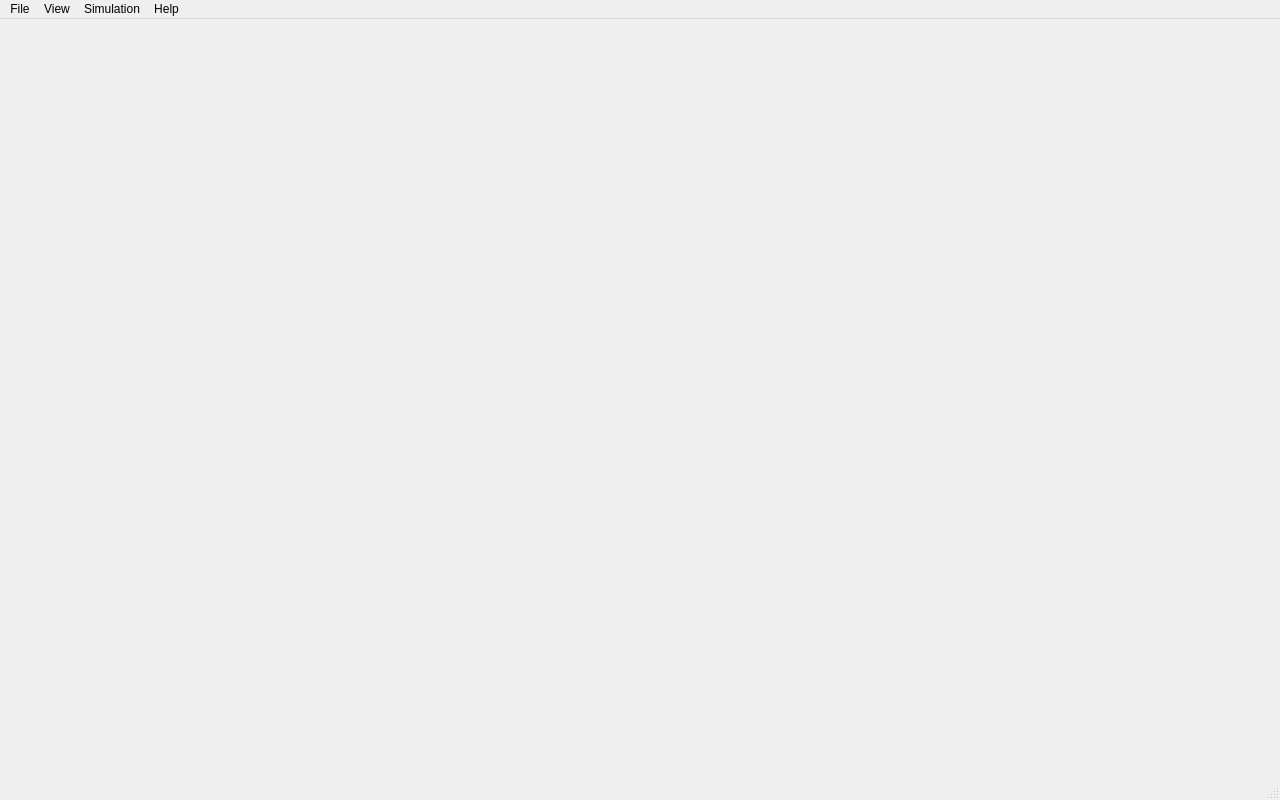
<?xml version="1.0" encoding="UTF-8"?>
<ui version="4.0">
 <class>MainWindow</class>
 <widget class="QMainWindow" name="MainWindow">
  <property name="geometry">
   <rect>
    <x>0</x>
    <y>0</y>
    <width>1280</width>
    <height>800</height>
   </rect>
  </property>
  <property name="windowTitle">
   <string>Spacecraft Attitude Visualization Tool</string>
  </property>
  <widget class="QWidget" name="centralwidget"/>
  <widget class="QMenuBar" name="menubar">
   <property name="geometry">
    <rect>
     <x>0</x>
     <y>0</y>
     <width>1280</width>
     <height>21</height>
    </rect>
   </property>
   <widget class="QMenu" name="menuFile">
    <property name="title">
     <string>File</string>
    </property>
    <addaction name="actionLoadModel"/>
    <addaction name="actionLoadMockData"/>
    <addaction name="separator"/>
    <addaction name="actionExit"/>
   </widget>
   <widget class="QMenu" name="menuView">
    <property name="title">
     <string>View</string>
    </property>
    <addaction name="actionResetView"/>
    <addaction name="separator"/>
    <addaction name="actionToggleBodyAxes"/>
    <addaction name="actionToggleReferenceVectors"/>
   </widget>
   <widget class="QMenu" name="menuSimulation">
    <property name="title">
     <string>Simulation</string>
    </property>
    <addaction name="actionStartSimulation"/>
    <addaction name="actionStopSimulation"/>
    <addaction name="actionSetSpeed"/>
   </widget>
   <widget class="QMenu" name="menuHelp">
    <property name="title">
     <string>Help</string>
    </property>
    <addaction name="actionAbout"/>
   </widget>
   <addaction name="menuFile"/>
   <addaction name="menuView"/>
   <addaction name="menuSimulation"/>
   <addaction name="menuHelp"/>
  </widget>
  <widget class="QStatusBar" name="statusbar"/>
  <action name="actionExit">
   <property name="text">
    <string>Exit</string>
   </property>
   <property name="shortcut">
    <string>Ctrl+Q</string>
   </property>
  </action>
  <action name="actionLoadModel">
   <property name="text">
    <string>Load Spacecraft Model...</string>
   </property>
   <property name="shortcut">
    <string>Ctrl+O</string>
   </property>
  </action>
  <action name="actionLoadMockData">
   <property name="text">
    <string>Load Mock Data...</string>
   </property>
   <property name="shortcut">
    <string>Ctrl+D</string>
   </property>
  </action>
  <action name="actionResetView">
   <property name="text">
    <string>Reset View</string>
   </property>
   <property name="shortcut">
    <string>R</string>
   </property>
  </action>
  <action name="actionToggleBodyAxes">
   <property name="checkable">
    <bool>true</bool>
   </property>
   <property name="checked">
    <bool>true</bool>
   </property>
   <property name="text">
    <string>Show Body Axes</string>
   </property>
  </action>
  <action name="actionToggleReferenceVectors">
   <property name="checkable">
    <bool>true</bool>
   </property>
   <property name="checked">
    <bool>true</bool>
   </property>
   <property name="text">
    <string>Show Reference Vectors</string>
   </property>
  </action>
  <action name="actionStartSimulation">
   <property name="text">
    <string>Start</string>
   </property>
   <property name="shortcut">
    <string>Space</string>
   </property>
  </action>
  <action name="actionStopSimulation">
   <property name="text">
    <string>Stop</string>
   </property>
   <property name="shortcut">
    <string>Esc</string>
   </property>
  </action>
  <action name="actionSetSpeed">
   <property name="text">
    <string>Set Speed...</string>
   </property>
  </action>
  <action name="actionAbout">
   <property name="text">
    <string>About</string>
   </property>
  </action>
 </widget>
 <resources/>
 <connections>
  <connection>
   <sender>actionExit</sender>
   <signal>triggered()</signal>
   <receiver>MainWindow</receiver>
   <slot>close()</slot>
   <hints>
    <hint type="sourcelabel">
     <x>-1</x>
     <y>-1</y>
    </hint>
    <hint type="destinationlabel">
     <x>639</x>
     <y>399</y>
    </hint>
   </hints>
  </connection>
 </connections>
</ui>
